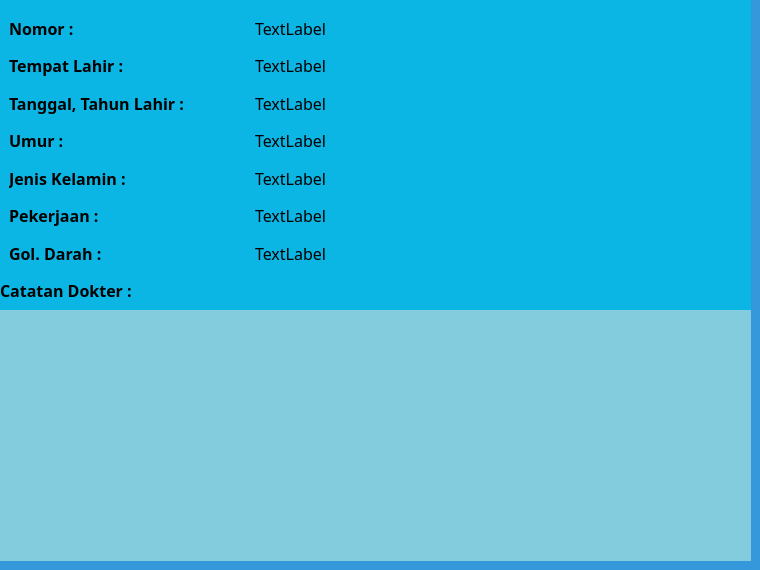
     <widget class="QWidget" name="informasi_widget">
      <property name="styleSheet">
       <string notr="true">QStackedWidget
{
	background-color:#3498db;
}
QWidget
{
	background-color:#3498db;
}</string>
      </property>
      <widget class="QLabel" name="label_21">
       <property name="geometry">
        <rect>
         <x>0</x>
         <y>270</y>
         <width>159</width>
         <height>40</height>
        </rect>
       </property>
       <property name="font">
        <font>
         <family>Trebuchet MS</family>
         <pointsize>12</pointsize>
         <weight>75</weight>
         <bold>true</bold>
        </font>
       </property>
       <property name="styleSheet">
        <string notr="true">background-color:rgba(0,0,0,0);</string>
       </property>
       <property name="text">
        <string>Catatan Dokter :</string>
       </property>
      </widget>
      <widget class="QWidget" name="horizontalWidget_2" native="true">
       <property name="geometry">
        <rect>
         <x>0</x>
         <y>0</y>
         <width>491</width>
         <height>281</height>
        </rect>
       </property>
       <property name="styleSheet">
        <string notr="true">background-color:#0bb6e4;</string>
       </property>
       <layout class="QHBoxLayout" name="horizontalLayout_3">
        <property name="spacing">
         <number>0</number>
        </property>
        <item>
         <widget class="QWidget" name="widget" native="true">
          <layout class="QVBoxLayout" name="verticalLayout_2">
           <property name="spacing">
            <number>0</number>
           </property>
           <item>
            <widget class="QLabel" name="label_5">
             <property name="font">
              <font>
               <family>Trebuchet MS</family>
               <pointsize>12</pointsize>
               <weight>75</weight>
               <bold>true</bold>
              </font>
             </property>
             <property name="text">
              <string notr="true">Nomor :</string>
             </property>
            </widget>
           </item>
           <item>
            <widget class="QLabel" name="label_19">
             <property name="font">
              <font>
               <family>Trebuchet MS</family>
               <pointsize>12</pointsize>
               <weight>75</weight>
               <bold>true</bold>
              </font>
             </property>
             <property name="text">
              <string notr="true">Tempat Lahir :</string>
             </property>
            </widget>
           </item>
           <item>
            <widget class="QLabel" name="label_20">
             <property name="font">
              <font>
               <family>Trebuchet MS</family>
               <pointsize>12</pointsize>
               <weight>75</weight>
               <bold>true</bold>
              </font>
             </property>
             <property name="text">
              <string notr="true">Tanggal, Tahun Lahir : </string>
             </property>
            </widget>
           </item>
           <item>
            <widget class="QLabel" name="label_8">
             <property name="font">
              <font>
               <family>Trebuchet MS</family>
               <pointsize>12</pointsize>
               <weight>75</weight>
               <bold>true</bold>
              </font>
             </property>
             <property name="text">
              <string notr="true">Umur : </string>
             </property>
            </widget>
           </item>
           <item>
            <widget class="QLabel" name="label_6">
             <property name="font">
              <font>
               <family>Trebuchet MS</family>
               <pointsize>12</pointsize>
               <weight>75</weight>
               <bold>true</bold>
              </font>
             </property>
             <property name="text">
              <string notr="true">Jenis Kelamin : </string>
             </property>
            </widget>
           </item>
           <item>
            <widget class="QLabel" name="label_18">
             <property name="font">
              <font>
               <family>Trebuchet MS</family>
               <pointsize>12</pointsize>
               <weight>75</weight>
               <bold>true</bold>
              </font>
             </property>
             <property name="text">
              <string notr="true">Pekerjaan :</string>
             </property>
            </widget>
           </item>
           <item>
            <widget class="QLabel" name="label">
             <property name="font">
              <font>
               <family>Trebuchet MS</family>
               <pointsize>12</pointsize>
               <weight>75</weight>
               <bold>true</bold>
              </font>
             </property>
             <property name="text">
              <string>Gol. Darah :</string>
             </property>
            </widget>
           </item>
          </layout>
         </widget>
        </item>
        <item>
         <widget class="QWidget" name="widget" native="true">
          <layout class="QVBoxLayout" name="verticalLayout_3">
           <property name="spacing">
            <number>0</number>
           </property>
           <item>
            <widget class="QLabel" name="nomor_label">
             <property name="font">
              <font>
               <family>Trebuchet MS</family>
               <pointsize>12</pointsize>
              </font>
             </property>
             <property name="text">
              <string>TextLabel</string>
             </property>
            </widget>
           </item>
           <item>
            <widget class="QLabel" name="tempat_label">
             <property name="font">
              <font>
               <family>Trebuchet MS</family>
               <pointsize>12</pointsize>
              </font>
             </property>
             <property name="text">
              <string>TextLabel</string>
             </property>
            </widget>
           </item>
           <item>
            <widget class="QLabel" name="ttl_label">
             <property name="font">
              <font>
               <family>Trebuchet MS</family>
               <pointsize>12</pointsize>
              </font>
             </property>
             <property name="text">
              <string>TextLabel</string>
             </property>
            </widget>
           </item>
           <item>
            <widget class="QLabel" name="umur_label">
             <property name="font">
              <font>
               <family>Trebuchet MS</family>
               <pointsize>12</pointsize>
              </font>
             </property>
             <property name="text">
              <string>TextLabel</string>
             </property>
            </widget>
           </item>
           <item>
            <widget class="QLabel" name="jenis_kelamin_label">
             <property name="font">
              <font>
               <family>Trebuchet MS</family>
               <pointsize>12</pointsize>
              </font>
             </property>
             <property name="text">
              <string>TextLabel</string>
             </property>
            </widget>
           </item>
           <item>
            <widget class="QLabel" name="pekerjaan_label">
             <property name="font">
              <font>
               <family>Trebuchet MS</family>
               <pointsize>12</pointsize>
              </font>
             </property>
             <property name="text">
              <string>TextLabel</string>
             </property>
            </widget>
           </item>
           <item>
            <widget class="QLabel" name="gol_darah_label">
             <property name="font">
              <font>
               <family>Trebuchet MS</family>
               <pointsize>12</pointsize>
              </font>
             </property>
             <property name="text">
              <string>TextLabel</string>
             </property>
            </widget>
           </item>
          </layout>
         </widget>
        </item>
       </layout>
      </widget>
      <widget class="QTextEdit" name="catatan_dokter_txtedit">
       <property name="geometry">
        <rect>
         <x>0</x>
         <y>310</y>
         <width>751</width>
         <height>251</height>
        </rect>
       </property>
       <property name="font">
        <font>
         <family>Trebuchet MS</family>
         <italic>false</italic>
        </font>
       </property>
       <property name="styleSheet">
        <string notr="true">QTextEdit{
	background:#82ccdd;
}</string>
       </property>
       <property name="frameShape">
        <enum>QFrame::NoFrame</enum>
       </property>
       <property name="lineWidth">
        <number>1</number>
       </property>
       <property name="autoFormatting">
        <set>QTextEdit::AutoAll</set>
       </property>
       <property name="readOnly">
        <bool>true</bool>
       </property>
      </widget>
      <widget class="QLabel" name="label_2">
       <property name="geometry">
        <rect>
         <x>0</x>
         <y>0</y>
         <width>751</width>
         <height>561</height>
        </rect>
       </property>
       <property name="styleSheet">
        <string notr="true">background-color:#0bb6e4;</string>
       </property>
       <property name="text">
        <string/>
       </property>
      </widget>
      <zorder>label_2</zorder>
      <zorder>horizontalWidget_2</zorder>
      <zorder>label_21</zorder>
      <zorder>catatan_dokter_txtedit</zorder>
     </widget>
